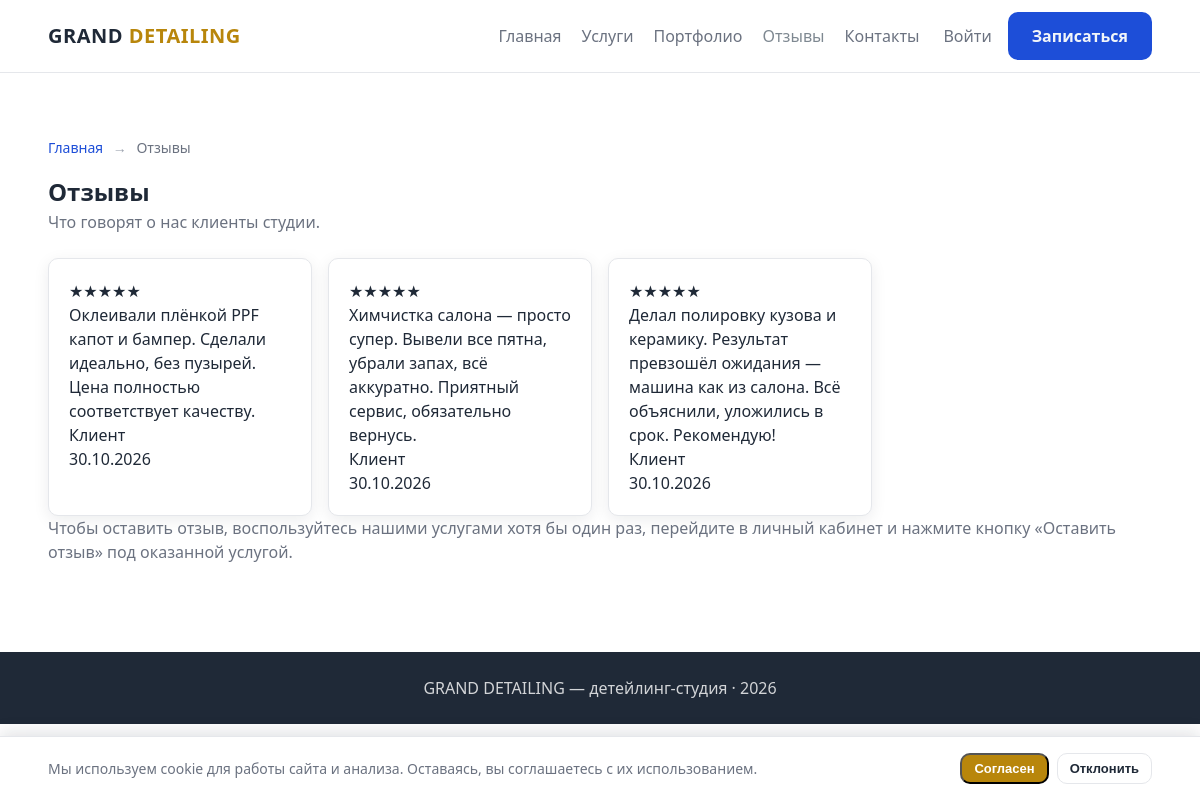
The app's page /reviews with its own data.
### tables this page shows
CREATE TABLE reviews (
    id           INT UNSIGNED     NOT NULL AUTO_INCREMENT,
    user_id      INT UNSIGNED     NULL,
    booking_id   INT UNSIGNED     NULL,
    rating       TINYINT UNSIGNED NOT NULL DEFAULT 5,
    text         TEXT             NULL,
    is_published TINYINT(1)       NOT NULL DEFAULT 0,
    created_at   DATETIME         NOT NULL DEFAULT CURRENT_TIMESTAMP,
    PRIMARY KEY (id),
    KEY idx_reviews_published (is_published),
    KEY idx_reviews_user (user_id),
    KEY idx_reviews_booking (booking_id),
    CONSTRAINT fk_reviews_user FOREIGN KEY (user_id) REFERENCES users (id) ON DELETE SET NULL,
    CONSTRAINT fk_reviews_booking FOREIGN KEY (booking_id) REFERENCES bookings (id) ON DELETE SET NULL
);

### src/Core/View.php (called while the page is built, shortened)
<?php
class View
{
    public static function render(string $view, array $data = []): void
    {
        extract($data, EXTR_SKIP);
        $view = basename($view);
        $viewFile = BASE_PATH . '/views/' . $view . '.php';
        require BASE_PATH . '/views/layout/header.php';
        require $viewFile;
        require BASE_PATH . '/views/layout/footer.php';
    }
}

### src/Controller/ReviewController.php (called while the page is built, shortened)
<?php
class ReviewController
{
    public function index(): void
    {
        $reviews = Review::published();
        View::render('reviews', [
            'title' => 'Отзывы',
            'reviews' => $reviews,
        ]);
    }
}

### public/index.php (called while the page is built, shortened)
<?php
require BASE_PATH . '/src/bootstrap.php';
$router = new Router();
$router->get('/', [HomeController::class, 'index']);
$router->get('/services', [ServiceController::class, 'index']);
$router->get('/services/{slug}', [ServiceController::class, 'show']);
$router->get('/booking', [BookingController::class, 'show']);
$router->post('/booking', [BookingController::class, 'store']);
$router->get('/booking/success', [BookingController::class, 'success']);
$router->get('/contacts', [ContactController::class, 'index']);
$router->post('/contacts', [ContactController::class, 'store']);
$router->get('/reviews', [ReviewController::class, 'index']);
$router->get('/reviews/create', [ReviewController::class, 'create']);
$router->post('/reviews', [ReviewController::class, 'store']);
$router->post('/api/telegram/webhook', [TelegramController::class, 'webhook']);
$router->get('/register', [AuthController::class, 'showRegister']);
$router->post('/register', [AuthController::class, 'register']);
$router->get('/login', [AuthController::class, 'showLogin']);
$router->post('/login', [AuthController::class, 'login']);
$router->post('/logout', [AuthController::class, 'logout']);
$router->get('/cabinet', [CabinetController::class, 'index']);
$router->get('/cabinet/cars', [CabinetController::class, 'cars']);
$router->post('/cabinet/cars', [CabinetController::class, 'storeCar']);
$router->get('/cabinet/profile', [CabinetController::class, 'profile']);
$router->get('/cabinet/security', [CabinetController::class, 'security']);
$router->post('/cabinet/security/phone', [CabinetController::class, 'updatePhone']);
$router->post('/cabinet/security/email', [CabinetController::class, 'updateEmail']);
$router->post('/cabinet/security/password', [CabinetController::class, 'updatePassword']);
$router->get('/admin', [AdminController::class, 'dashboard']);
$router->get('/admin/dashboard/income', [AdminController::class, 'income']);
$router->get('/admin/bookings', [AdminController::class, 'bookings']);
$router->post('/admin/bookings/{id}/status', [AdminController::class, 'updateStatus']);
$router->post('/admin/bookings/{id}/create-client', [AdminController::class, 'createClient']);
$router->post('/admin/bookings/{id}/delete', [AdminController::class, 'deleteBooking']);
$router->get('/admin/services', [AdminServiceController::class, 'index']);
$router->get('/admin/services/create', [AdminServiceController::class, 'create']);
$router->post('/admin/services', [AdminServiceController::class, 'store']);
$router->get('/admin/services/{id}/edit', [AdminServiceController::class, 'edit']);
$router->post('/admin/services/{id}', [AdminServiceController::class, 'update']);
$router->post('/admin/services/{id}/toggle', [AdminServiceController::class, 'toggle']);
$router->get('/admin/reviews', [AdminReviewController::class, 'index']);
$router->post('/admin/reviews/{id}/toggle', [AdminReviewController::class, 'toggle']);
$router->get('/admin/messages', [AdminMessageController::class, 'index']);
$router->post('/admin/messages/{id}/read', [AdminMessageController::class, 'markRead']);
$router->get('/admin/masters', [AdminMasterController::class, 'index']);
$router->get('/admin/masters/create', [AdminMasterController::class, 'create']);
$router->post('/admin/masters', [AdminMasterController::class, 'store']);
$router->get('/admin/clients', [AdminClientController::class, 'index']);
$router->get('/admin/settings', [AdminSettingsController::class, 'index']);
$router->post('/admin/settings', [AdminSettingsController::class, 'store']);
$router->dispatch(
    $_SERVER['REQUEST_METHOD'],
    parse_url($_SERVER['REQUEST_URI'], PHP_URL_PATH) ?: '/'
);

### src/bootstrap.php (called while the page is built, shortened)
<?php
require_once BASE_PATH . '/src/helpers.php';
spl_autoload_register(function (string $class): void {
    $prefix = 'App\\';
    if (str_starts_with($class, $prefix)) {
        $relative = str_replace('\\', '/', substr($class, strlen($prefix)));
        $file = BASE_PATH . '/src/' . $relative . '.php';
    }
});

### src/helpers.php (called while the page is built, shortened)
<?php
function config(string $key, mixed $default = null): mixed
{
    static $config = null;
    if ($config === null) {
        $config = require BASE_PATH . '/config/config.php';
    }
    $value = $config;
    foreach (explode('.', $key) as $segment) {
        if (!is_array($value) || !array_key_exists($segment, $value)) {
            return $default;
        }
        $value = $value[$segment];
    }
    return $value;
}
function e(mixed $value): string
{
    return htmlspecialchars((string) $value, ENT_QUOTES, 'UTF-8');
}

### src/Core/Database.php (called while the page is built, shortened)
<?php
class Database
{
    private static ?PDO $pdo = null;
    public static function connection(): PDO
    {
        if (self::$pdo === null) {
            $db = config('db');
            $dsn = 'mysql:host=' . $db['host'];
            $dsn .= ';dbname=' . $db['name'] . ';charset=' . $db['charset'];
            self::$pdo = new PDO($dsn, $db['user'], $db['pass'], [
                PDO::ATTR_ERRMODE => PDO::ERRMODE_EXCEPTION,
                PDO::ATTR_DEFAULT_FETCH_MODE => PDO::FETCH_ASSOC,
                PDO::ATTR_EMULATE_PREPARES => false,
            ]);
        }
        return self::$pdo;
    }
}

### src/Model/Review.php (called while the page is built, shortened)
<?php
class Review extends Model
{
    public static function published(): array
    {
        $stmt = Database::connection()->query(
            'SELECT r.*, u.name AS user_name
             FROM reviews r
             LEFT JOIN users u ON u.id = r.user_id
             WHERE r.is_published = 1
             ORDER BY r.created_at DESC, r.id DESC'
        );
        return $stmt->fetchAll();
    }
}

### views/reviews.php (the view, shortened to what this page needs)
<section class="section">
    <div class="container">
        <?php require BASE_PATH . '/views/partials/breadcrumbs.php'; ?>
        <h1>Отзывы</h1>
        <p class="lead">Что говорят о нас клиенты студии.</p>
        <?php if (empty($reviews)): ?>
            <p>Отзывов пока нет</p>
        <?php else: ?>
            <div class="cards">
                <?php foreach ($reviews as $review): ?>
                    <?php
                        $rating = (int)($review['rating'] ?? 0);
                        $stars = str_repeat('★', min(5, max(0, $rating))) . str_repeat('☆', max(0, 5 - $rating));
                        $author = !empty($review['user_name']) ? $review['user_name'] : 'Клиент';
                        $createdAt = (string)($review['created_at'] ?? '');
                        $ts = $createdAt !== '' ? strtotime($createdAt) : false;
                        $reviewDate = $ts !== false ? date('d.m.Y', $ts) : '—';
                    ?>
                    <div class="card">
                        <p class="stars"><?= e($stars) ?></p>
                        <p><?= e((string)($review['text'] ?? '')) ?></p>
                        <p class="review-author"><?= e($author) ?></p>
                        <p class="review-date"><?= e($reviewDate) ?></p>
                    </div>
                <?php endforeach; ?>
            </div>
        <?php endif; ?>
        <p class="lead">Чтобы оставить отзыв, воспользуйтесь нашими услугами хотя бы один раз, перейдите в личный кабинет и нажмите кнопку «Оставить отзыв» под оказанной услугой.</p>
    </div>
</section>

### src/Core/Router.php (shortened to what this page needs)
<?php
class Router
{
    private array $routes = [];
    public function get(string $path, array $handler): void
    {
        $this->routes['GET'][$path] = $handler;
    }
    public function post(string $path, array $handler): void
    {
        $this->routes['POST'][$path] = $handler;
    }
    public function dispatch(string $method, string $uri): void
    {
        $method = strtoupper($method);
        $uri = rtrim($uri, '/');
        foreach ($this->routes[$method] ?? [] as $path => $handler) {
            $pattern = preg_replace('#\{([a-zA-Z_]+)\}#', '(?P<$1>[^/]+)', $path);
            $pattern = '#^' . $pattern . '$#';
            if (preg_match($pattern, $uri, $matches)) {
                $params = array_filter($matches, 'is_string', ARRAY_FILTER_USE_KEY);
                $this->call($handler, array_values($params));
                return;
            }
        }
    }
    private function call(array $handler, array $params): void
    {
        [$class, $method] = $handler;
        (new $class())->{$method}(...$params);
    }
}

### public/assets/css/style.css (style rules this page uses)
:root { --satine: #7E8891; --gold: #B8860B; --blue: #1D4ED8; --bg: #FFFFFF; --bg-muted: #F1F5F9; --text: #1F2937; --text-muted: #6B7280; --border: #E5E7EB; --radius: 10px; --shadow: 0 4px 16px rgba(15, 23, 42, 0.08); }
* { box-sizing: border-box; margin: 0; padding: 0; }
body { font-family: "Segoe UI", Arial, sans-serif; color: var(--text); background: var(--bg); line-height: 1.5; font-size: 16px; }
.container { width: min(1140px, 92%); margin: 0 auto; }
.section { padding: 64px 0; }
.cards { display: grid; grid-template-columns: repeat(auto-fill, minmax(220px, 1fr)); gap: 16px; }
.card { background: var(--bg); border: 1px solid var(--border); border-radius: var(--radius); padding: 20px; box-shadow: var(--shadow); }
.lead { color: var(--text-muted); margin-bottom: 24px; }

### records on screen
reviews: rating "★★★★★", text "Оклеивали плёнкой PPF капот и бампер. Сделали идеально, без пузырей. Цена полностью соответствует качеству.", author "Клиент", created_at "30.10.2026"
reviews: rating "★★★★★", text "Химчистка салона — просто супер. Вывели все пятна, убрали запах, всё аккуратно. Приятный сервис, обязательно вернусь.", author "Клиент", created_at "30.10.2026"
reviews: rating "★★★★★", text "Делал полировку кузова и керамику. Результат превзошёл ожидания — машина как из салона. Всё объяснили, уложились в срок. Рекомендую!", author "Клиент", created_at "30.10.2026"

### other values on screen
$crumb['label'] "Отзывы"
